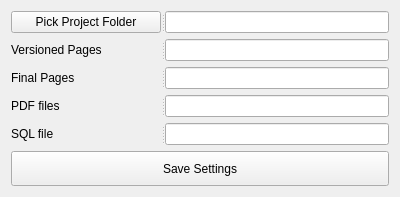
<?xml version="1.0" encoding="UTF-8"?>
<ui version="4.0">
 <class>Settings</class>
 <widget class="QWidget" name="Settings">
  <property name="geometry">
   <rect>
    <x>0</x>
    <y>0</y>
    <width>400</width>
    <height>186</height>
   </rect>
  </property>
  <property name="windowTitle">
   <string>Edit Settings</string>
  </property>
  <layout class="QVBoxLayout" name="verticalLayout">
   <item>
    <widget class="QSplitter" name="splitter_5">
     <property name="orientation">
      <enum>Qt::Horizontal</enum>
     </property>
     <widget class="QPushButton" name="btnPickProject">
      <property name="minimumSize">
       <size>
        <width>150</width>
        <height>0</height>
       </size>
      </property>
      <property name="maximumSize">
       <size>
        <width>150</width>
        <height>16777215</height>
       </size>
      </property>
      <property name="text">
       <string>Pick Project Folder</string>
      </property>
     </widget>
     <widget class="QLineEdit" name="linProjectFolder"/>
    </widget>
   </item>
   <item>
    <widget class="QSplitter" name="splitter">
     <property name="orientation">
      <enum>Qt::Horizontal</enum>
     </property>
     <widget class="QLabel" name="label">
      <property name="minimumSize">
       <size>
        <width>150</width>
        <height>0</height>
       </size>
      </property>
      <property name="maximumSize">
       <size>
        <width>150</width>
        <height>16777215</height>
       </size>
      </property>
      <property name="text">
       <string>Versioned Pages</string>
      </property>
     </widget>
     <widget class="QLineEdit" name="linVersionedPages"/>
    </widget>
   </item>
   <item>
    <widget class="QSplitter" name="splitter_2">
     <property name="orientation">
      <enum>Qt::Horizontal</enum>
     </property>
     <widget class="QLabel" name="label_2">
      <property name="minimumSize">
       <size>
        <width>150</width>
        <height>0</height>
       </size>
      </property>
      <property name="maximumSize">
       <size>
        <width>150</width>
        <height>16777215</height>
       </size>
      </property>
      <property name="text">
       <string>Final Pages</string>
      </property>
     </widget>
     <widget class="QLineEdit" name="linFinalPages"/>
    </widget>
   </item>
   <item>
    <widget class="QSplitter" name="splitter_3">
     <property name="orientation">
      <enum>Qt::Horizontal</enum>
     </property>
     <widget class="QLabel" name="label_3">
      <property name="minimumSize">
       <size>
        <width>150</width>
        <height>0</height>
       </size>
      </property>
      <property name="maximumSize">
       <size>
        <width>150</width>
        <height>16777215</height>
       </size>
      </property>
      <property name="text">
       <string>PDF files</string>
      </property>
     </widget>
     <widget class="QLineEdit" name="linPDFfiles"/>
    </widget>
   </item>
   <item>
    <widget class="QSplitter" name="splitter_4">
     <property name="orientation">
      <enum>Qt::Horizontal</enum>
     </property>
     <widget class="QLabel" name="label_4">
      <property name="minimumSize">
       <size>
        <width>150</width>
        <height>0</height>
       </size>
      </property>
      <property name="maximumSize">
       <size>
        <width>150</width>
        <height>16777215</height>
       </size>
      </property>
      <property name="text">
       <string>SQL file</string>
      </property>
     </widget>
     <widget class="QLineEdit" name="linSQLfile"/>
    </widget>
   </item>
   <item>
    <widget class="QPushButton" name="pushButton">
     <property name="minimumSize">
      <size>
       <width>0</width>
       <height>35</height>
      </size>
     </property>
     <property name="text">
      <string>Save Settings</string>
     </property>
    </widget>
   </item>
  </layout>
 </widget>
 <resources/>
 <connections/>
</ui>
